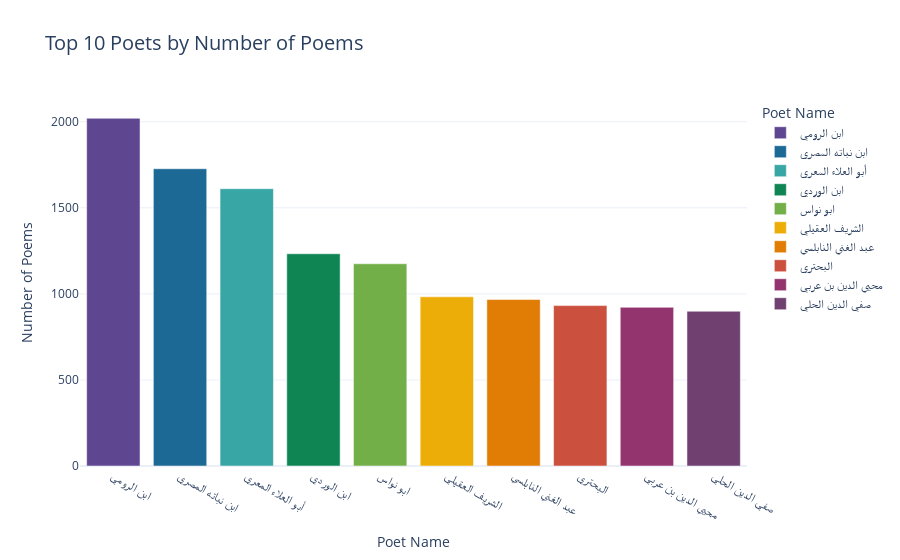

Write notebook code for a chart like this one.
### Code cell
# Here, we will visualize the top 10 poets based on the number of poems.
import plotly.express as px

poet_name = 'poet_name'

poems_by_poet = df[poet_name].value_counts().reset_index()
poems_by_poet.columns = [poet_name, 'poem_count']

poems_by_poet = poems_by_poet.sort_values(by='poem_count', ascending=False).head(10)

fig = px.bar(
    poems_by_poet,
    x=poet_name,
    y='poem_count',
    title='Top 10 Poets by Number of Poems',
    labels={
        poet_name: 'Poet Name',
        'poem_count': 'Number of Poems'
    },
    template='plotly_white',
    color=poet_name,
    color_discrete_sequence=px.colors.qualitative.Prism
)

fig.update_layout(
    xaxis_title_standoff=15,
    yaxis_title_standoff=15,
    title_font_size=20,
)

fig.show()

### Figure 1 — Plotly figure (JSON) as saved in the notebook; plotly's stock layout.template omitted (floating-point values rounded to 4 significant figures)
{"data": [{"hovertemplate": "Poet Name=%{x}<br>Number of Poems=%{y}<extra></extra>", "legendgroup": "ابن الرومي", "marker": {"color": "rgb(95, 70, 144)", "pattern": {"shape": ""}}, "name": "ابن الرومي", "orientation": "v", "showlegend": true, "textposition": "auto", "type": "bar", "x": ["ابن الرومي"], "xaxis": "x", "y": [2020], "yaxis": "y"}, {"hovertemplate": "Poet Name=%{x}<br>Number of Poems=%{y}<extra></extra>", "legendgroup": "ابن نباته المصري", "marker": {"color": "rgb(29, 105, 150)", "pattern": {"shape": ""}}, "name": "ابن نباته المصري", "orientation": "v", "showlegend": true, "textposition": "auto", "type": "bar", "x": ["ابن نباته المصري"], "xaxis": "x", "y": [1727], "yaxis": "y"}, {"hovertemplate": "Poet Name=%{x}<br>Number of Poems=%{y}<extra></extra>", "legendgroup": "أبو العلاء المعري", "marker": {"color": "rgb(56, 166, 165)", "pattern": {"shape": ""}}, "name": "أبو العلاء المعري", "orientation": "v", "showlegend": true, "textposition": "auto", "type": "bar", "x": ["أبو العلاء المعري"], "xaxis": "x", "y": [1611], "yaxis": "y"}, {"hovertemplate": "Poet Name=%{x}<br>Number of Poems=%{y}<extra></extra>", "legendgroup": "ابن الوردي", "marker": {"color": "rgb(15, 133, 84)", "pattern": {"shape": ""}}, "name": "ابن الوردي", "orientation": "v", "showlegend": true, "textposition": "auto", "type": "bar", "x": ["ابن الوردي"], "xaxis": "x", "y": [1233], "yaxis": "y"}, {"hovertemplate": "Poet Name=%{x}<br>Number of Poems=%{y}<extra></extra>", "legendgroup": "ابو نواس", "marker": {"color": "rgb(115, 175, 72)", "pattern": {"shape": ""}}, "name": "ابو نواس", "orientation": "v", "showlegend": true, "textposition": "auto", "type": "bar", "x": ["ابو نواس"], "xaxis": "x", "y": [1175], "yaxis": "y"}, {"hovertemplate": "Poet Name=%{x}<br>Number of Poems=%{y}<extra></extra>", "legendgroup": "الشريف العقيلي", "marker": {"color": "rgb(237, 173, 8)", "pattern": {"shape": ""}}, "name": "الشريف العقيلي", "orientation": "v", "showlegend": true, "textposition": "auto", "type": "bar", "x": ["الشريف العقيلي"], "xaxis": "x", "y": [983], "yaxis": "y"}, {"hovertemplate": "Poet Name=%{x}<br>Number of Poems=%{y}<extra></extra>", "legendgroup": "عبد الغني النابلسي", "marker": {"color": "rgb(225, 124, 5)", "pattern": {"shape": ""}}, "name": "عبد الغني النابلسي", "orientation": "v", "showlegend": true, "textposition": "auto", "type": "bar", "x": ["عبد الغني النابلسي"], "xaxis": "x", "y": [967], "yaxis": "y"}, {"hovertemplate": "Poet Name=%{x}<br>Number of Poems=%{y}<extra></extra>", "legendgroup": "البحتري", "marker": {"color": "rgb(204, 80, 62)", "pattern": {"shape": ""}}, "name": "البحتري", "orientation": "v", "showlegend": true, "textposition": "auto", "type": "bar", "x": ["البحتري"], "xaxis": "x", "y": [932], "yaxis": "y"}, {"hovertemplate": "Poet Name=%{x}<br>Number of Poems=%{y}<extra></extra>", "legendgroup": "محيي الدين بن عربي", "marker": {"color": "rgb(148, 52, 110)", "pattern": {"shape": ""}}, "name": "محيي الدين بن عربي", "orientation": "v", "showlegend": true, "textposition": "auto", "type": "bar", "x": ["محيي الدين بن عربي"], "xaxis": "x", "y": [922], "yaxis": "y"}, {"hovertemplate": "Poet Name=%{x}<br>Number of Poems=%{y}<extra></extra>", "legendgroup": "صفي الدين الحلي", "marker": {"color": "rgb(111, 64, 112)", "pattern": {"shape": ""}}, "name": "صفي الدين الحلي", "orientation": "v", "showlegend": true, "textposition": "auto", "type": "bar", "x": ["صفي الدين الحلي"], "xaxis": "x", "y": [899], "yaxis": "y"}], "layout": {"barmode": "relative", "legend": {"title": {"text": "Poet Name"}, "tracegroupgap": 0}, "title": {"font": {"size": 20}, "text": "Top 10 Poets by Number of Poems"}, "xaxis": {"anchor": "y", "categoryarray": ["ابن الرومي", "ابن نباته المصري", "أبو العلاء المعري", "ابن الوردي", "ابو نواس", "الشريف العقيلي", "عبد الغني النابلسي", "البحتري", "محيي الدين بن عربي", "صفي الدين الحلي"], "categoryorder": "array", "domain": [0, 1], "title": {"standoff": 15, "text": "Poet Name"}}, "yaxis": {"anchor": "x", "domain": [0, 1], "title": {"standoff": 15, "text": "Number of Poems"}}}}
